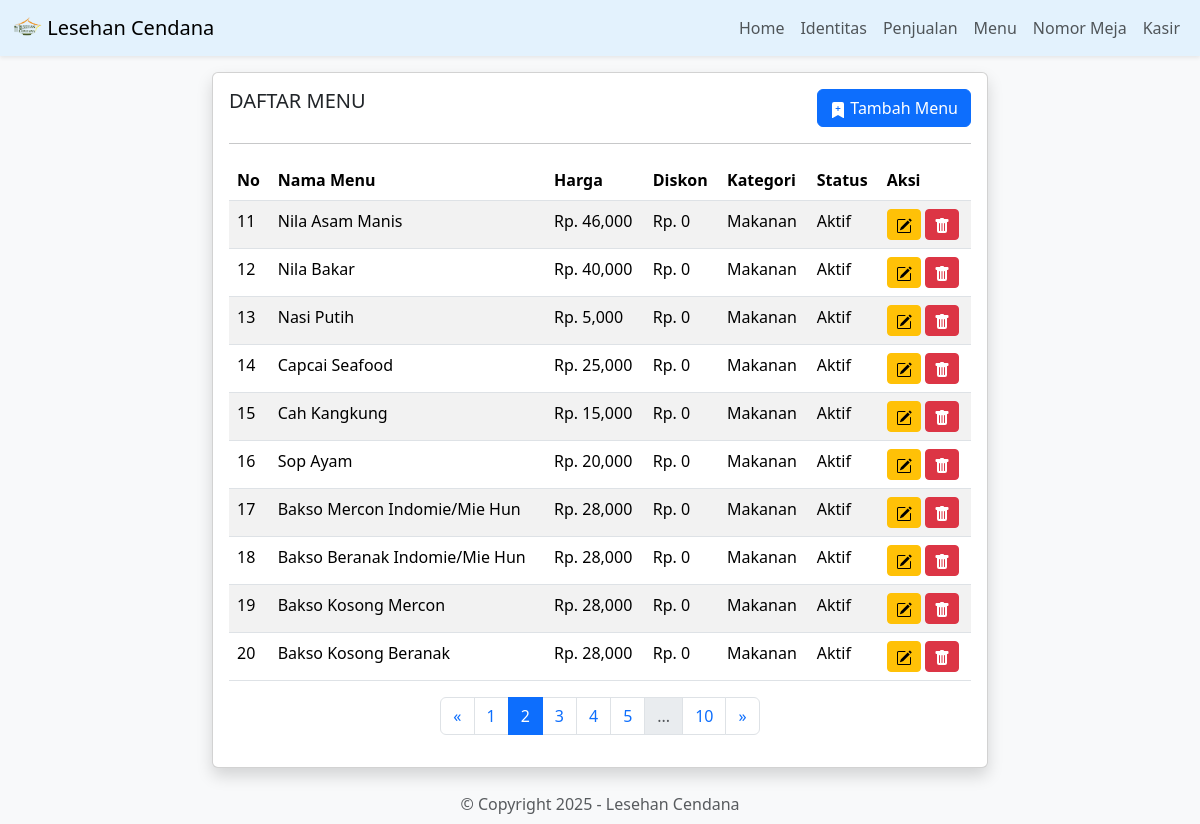
The app's page /main.php?module=menu&halaman=2 with its own data.
### tables this page shows
CREATE TABLE `identitas` (
  `id` int NOT NULL,
  `nama` varchar(255) NOT NULL,
  `alamat` text NOT NULL,
  `telepon` varchar(50) NOT NULL
);

CREATE TABLE `menu` (
  `id` int NOT NULL,
  `nama_menu` varchar(255) NOT NULL,
  `harga` int NOT NULL,
  `diskon` int NOT NULL,
  `status` enum('1','0') NOT NULL,
  `kategori` char(25) NOT NULL,
  `created_at` timestamp NULL DEFAULT NULL,
  `updated_at` timestamp NULL DEFAULT NULL
);

### modul/menu/index.php (the view, shortened to what this page needs)
<?php
$jumlah_data_per_halaman = 10;
$halaman = isset($_GET['halaman']) ? (int)$_GET['halaman'] : 1;
$offset = ($halaman - 1) * $jumlah_data_per_halaman;
$sql_total_data = "SELECT COUNT(*) AS total FROM menu";
$query_total_data = mysqli_query($koneksi, $sql_total_data);
$total_data = mysqli_fetch_assoc($query_total_data)['total'];
$total_halaman = ceil($total_data / $jumlah_data_per_halaman);
$sql_menu = "SELECT * FROM menu LIMIT $offset, $jumlah_data_per_halaman";
$query_menu = mysqli_query($koneksi, $sql_menu);
?>
<div class="row  justify-content-center mt-3">
    <div class="col-8">
        <div class="card shadow">
            <div class="card-body">
                <div class="d-flex justify-content-between">
                    <h5 class="card-title">DAFTAR MENU</h5>
                    <button type="button" class="btn btn-primary" data-bs-toggle="modal" data-bs-target="#tambahMenu">
                        Tambah Menu
                    </button>
                </div>
                <hr>
                <div class="table-responsive">
                    <table class="table table-striped">
                        <thead>
                            <tr>
                                <th>No</th>
                                <th>Nama Menu</th>
                                <th>Harga</th>
                                <th>Diskon</th>
                                <th>Kategori</th>
                                <th>Status</th>
                                <th>Aksi</th>
                            </tr>
                        </thead>
                        <tbody>
                            <?php
                            $no = $offset + 1;
                            while ($data_menu = mysqli_fetch_array($query_menu)) {
                            ?>
                                <tr>
                                    <td><?= $no++; ?></td>
                                    <td><?= $data_menu['nama_menu']; ?></td>
                                    <td>Rp. <?= number_format($data_menu['harga'], 0); ?></td>
                                    <td>Rp. <?= number_format($data_menu['diskon'], 0) ?></td>
                                    <td><?= $data_menu['kategori']; ?></td>
                                    <td>
                                        <?= $data_menu['status'] == 1 ? 'Aktif' : 'Tidak Aktif'; ?>
                                    </td>
                                    <td>
                                        <button type="button" class="btn btn-warning btn-sm" data-bs-toggle="modal" data-bs-target="#editMenu<?= $data_menu['id']; ?>">
                                        </button>
                                        <?php
                                        $cek_menu = $koneksi->query("SELECT * FROM detail_penjualan WHERE id_menu = '$data_menu[id]'")->num_rows;
                                        if ($cek_menu == 0) {
                                        ?>
                                            <button type="button" class="btn btn-danger btn-sm" data-bs-toggle="modal" data-bs-target="#hapusMenu<?= $data_menu['id']; ?>">
                                            </button>
                                        <?php
                                        }
                                        ?>
                                    </td>
                                </tr>
                            <?php } ?>
                        </tbody>
                    </table>
                </div>
                <nav aria-label="Page navigation">
                    <ul class="pagination justify-content-center">
                        <?php if ($halaman > 1) : ?>
                            <li class="page-item">
                                <a class="page-link" href="?module=menu&halaman=<?= $halaman - 1; ?>" aria-label="Previous">
                                    <span aria-hidden="true">&laquo;</span>
                                </a>
                            </li>
                        <?php endif; ?>
                        <?php
                        $jumlah_tombol = 5;
                        $start_page = max(1, $halaman - floor($jumlah_tombol / 2));
                        $end_page = min($total_halaman, $start_page + $jumlah_tombol - 1);
                        for ($i = $start_page; $i <= $end_page; $i++) {
                            echo '<li class="page-item ' . ($i == $halaman ? 'active' : '') . '">
                    <a class="page-link" href="?module=menu&halaman=' . $i . '">' . $i . '</a>
                  </li>';
                        }
                        if ($end_page < $total_halaman) {
                            if ($end_page < $total_halaman - 1) {
                                echo '<li class="page-item disabled"><span class="page-link">...</span></li>';
                            }
                            echo '<li class="page-item"><a class="page-link" href="?module=menu&halaman=' . $total_halaman . '">' . $total_halaman . '</a></li>';
                        }
                        ?>
                        <?php if ($halaman < $total_halaman) : ?>
                            <li class="page-item">
                                <a class="page-link" href="?module=menu&halaman=<?= $halaman + 1; ?>" aria-label="Next">
                                    <span aria-hidden="true">&raquo;</span>
                                </a>
                            </li>
                        <?php endif; ?>
                    </ul>
                </nav>
            </div>
        </div>
    </div>
</div>

### main.php (shortened to what this page needs)
<?php
include('koneksi.php');
$sql_identitas = "SELECT * FROM identitas";
$query_identitas = mysqli_query($koneksi, $sql_identitas);
$data_identitas = mysqli_fetch_array($query_identitas);
?>
<!DOCTYPE html>
<html lang="en">
<head>
    <link rel="stylesheet" href="bootstrap-5.3.3-dist/css/bootstrap.min.css">
</head>
<body class="bg-light">
    <nav class="navbar navbar-expand-lg shadow-sm" style="background-color: #e3f2fd;">
        <div class="container-fluid">
            <a class="navbar-brand" href="main.php?module=home">
                <img src="icons/icon-192x192.png" alt="Logo" width="30" height="24"
                    class="d-inline-block align-text-top">
                <?php echo $data_identitas['nama']; ?>
            </a>
            <div class="collapse navbar-collapse" id="navbarNav">
                <ul class="navbar-nav ms-auto">
                    <li class="nav-item">
                        <a class="nav-link" aria-current="page" href="main.php?module=home">Home</a>
                    </li>
                    <li class="nav-item">
                        <a class="nav-link" href="main.php?module=identitas">
                            Identitas
                        </a>
                    </li>
                    <li class="nav-item">
                        <a class="nav-link" href="main.php?module=penjualan">Penjualan</a>
                    </li>
                    <li class="nav-item">
                        <a class="nav-link" href="main.php?module=menu">Menu</a>
                    </li>
                    <li class="nav-item">
                        <a class="nav-link" href="main.php?module=meja">Nomor Meja</a>
                    </li>
                    <li class="nav-item">
                        <a class="nav-link" href="main.php?module=kasir">Kasir</a>
                    </li>
                </ul>
            </div>
        </div>
    </nav>
    <div class="container-fluid">
        <?php
        require_once('media.php');
        ?>
    </div>
    <div class="container-fluid mt-3">
        <div class="row py-2">
            <div class="col-12 text-center">
                <span class="text-muted">&copy; Copyright <?php echo date('Y'); ?> - <?php echo $data_identitas['nama']; ?></span>
            </div>
        </div>
    </div>
</body>
</html>

### records on screen
identitas: nama "Lesehan Cendana"
menu: nama_menu "Nila Asam Manis", harga "46,000", diskon "0", kategori "Makanan", status "Aktif"
menu: nama_menu "Nila Bakar", harga "40,000", diskon "0", kategori "Makanan", status "Aktif"
menu: nama_menu "Nasi Putih", harga "5,000", diskon "0", kategori "Makanan", status "Aktif"
menu: nama_menu "Capcai Seafood", harga "25,000", diskon "0", kategori "Makanan", status "Aktif"
menu: nama_menu "Cah Kangkung", harga "15,000", diskon "0", kategori "Makanan", status "Aktif"
menu: nama_menu "Sop Ayam", harga "20,000", diskon "0", kategori "Makanan", status "Aktif"
menu: nama_menu "Bakso Mercon Indomie/Mie Hun", harga "28,000", diskon "0", kategori "Makanan", status "Aktif"
menu: nama_menu "Bakso Beranak Indomie/Mie Hun", harga "28,000", diskon "0", kategori "Makanan", status "Aktif"
menu: nama_menu "Bakso Kosong Mercon", harga "28,000", diskon "0", kategori "Makanan", status "Aktif"
menu: nama_menu "Bakso Kosong Beranak", harga "28,000", diskon "0", kategori "Makanan", status "Aktif"

### other values on screen
$total_halaman "10"
